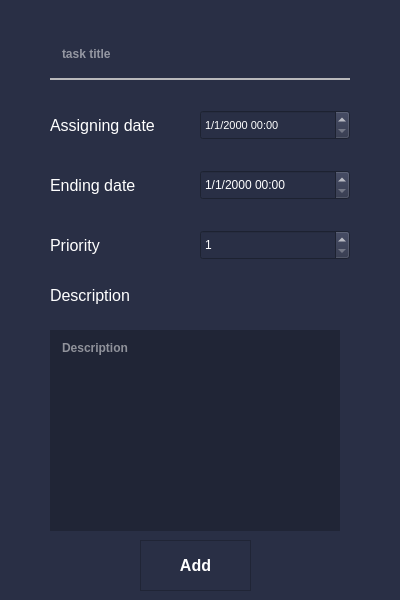
<?xml version="1.0" encoding="UTF-8"?>
<ui version="4.0">
 <class>AddTask</class>
 <widget class="QWidget" name="AddTask">
  <property name="windowModality">
   <enum>Qt::WindowModal</enum>
  </property>
  <property name="geometry">
   <rect>
    <x>0</x>
    <y>0</y>
    <width>400</width>
    <height>600</height>
   </rect>
  </property>
  <property name="windowTitle">
   <string>AddTask</string>
  </property>
  <property name="styleSheet">
   <string notr="true">/*Copyright (c) DevSec Studio. All rights reserved.

MIT License

Permission is hereby granted, free of charge, to any person obtaining a copy
of this software and associated documentation files (the &quot;Software&quot;), to deal
in the Software without restriction, including without limitation the rights
to use, copy, modify, merge, publish, distribute, sublicense, and/or sell
copies of the Software, and to permit persons to whom the Software is
furnished to do so, subject to the following conditions:

The above copyright notice and this permission notice shall be included in all
copies or substantial portions of the Software.

THE SOFTWARE IS PROVIDED *AS IS*, WITHOUT WARRANTY OF ANY KIND, EXPRESS OR
IMPLIED, INCLUDING BUT NOT LIMITED TO THE WARRANTIES OF MERCHANTABILITY,
FITNESS FOR A PARTICULAR PURPOSE AND NONINFRINGEMENT. IN NO EVENT SHALL THE
AUTHORS OR COPYRIGHT HOLDERS BE LIABLE FOR ANY CLAIM, DAMAGES OR OTHER
LIABILITY, WHETHER IN AN ACTION OF CONTRACT, TORT OR OTHERWISE, ARISING FROM,
OUT OF OR IN CONNECTION WITH THE SOFTWARE OR THE USE OR OTHER DEALINGS IN THE SOFTWARE.
*/

/*-----QWidget-----*/
QWidget
{
	background-color: #292f45;
	color: #fff;
	border-color: #000000;

}


/*-----QLabel-----*/
QLabel
{
	background-color: #292f45;
	color: #fff;
	border-color: #000000;

}


/*-----QPushButton-----*/
QPushButton
{
	font-weight: bold;
	border-style: solid;
	border-width: 1px;
	border-color: #3D5AFA;
	padding: 10px;

}


QPushButton::hover
{
	

}


QPushButton::pressed
{
	background-color: rgb(32, 37, 54);
	color: #fff;

}


/*-----QToolButton-----*/
QToolButton
{
	background-color: #292f45;
	color: #000000;
	border-style: solid;
	border-color: #000000;

}


QToolButton::hover
{
	background-color: #fc7c11;
	color: #000000;
	padding: 2px;
	border-radius: 15px;
	border-color: #fc7c11;

}


QToolButton::pressed
{
	background-color: #fc7c11;
	color: #000000;
	border-style: solid;
	border-width: 2px;

}


/*-----QLineEdit-----*/
QLineEdit{
	background-color: #292f45;
	color: #fff;
	font-weight: bold;
	border-style: solid;
	border-width: 2px;
	border-top: 0px;
	border-left: 0px;
	border-right: 0px;
	border-color: #b9b9bb;
	padding: 10px;

}


/*-----QCheckBox-----*/
QCheckBox
{
	background-color: transparent;
	color: #b9b9bb;
	font-weight: bold;

}


QCheckBox::indicator
{
    color: #b1b1b1;
    background-color: #00111d;
    border: 1px solid #f0742f;
    width: 12px;
    height: 12px;

}


QCheckBox::indicator:checked
{
    image:url(&quot;./ressources/check.png&quot;); /*To replace*/
	background-color: #1f2b2b;
    border: 1px solid #f0742f;

}


QCheckBox::indicator:unchecked:hover
{
    border: 1px solid #f0742f;

}


QCheckBox::disabled
{
	color: #656565;

}


QCheckBox::indicator:disabled
{
	background-color: #656565;
	color: #656565;
    border: 1px solid #656565;

}
</string>
  </property>
  <widget class="QLineEdit" name="title">
   <property name="geometry">
    <rect>
     <x>50</x>
     <y>30</y>
     <width>300</width>
     <height>50</height>
    </rect>
   </property>
   <property name="styleSheet">
    <string notr="true"/>
   </property>
   <property name="placeholderText">
    <string>task title</string>
   </property>
  </widget>
  <widget class="QDateTimeEdit" name="deadline">
   <property name="geometry">
    <rect>
     <x>200</x>
     <y>170</y>
     <width>150</width>
     <height>30</height>
    </rect>
   </property>
   <property name="displayFormat">
    <string>d/M/yyyy HH:mm</string>
   </property>
  </widget>
  <widget class="QLabel" name="label_5">
   <property name="geometry">
    <rect>
     <x>50</x>
     <y>170</y>
     <width>121</width>
     <height>31</height>
    </rect>
   </property>
   <property name="font">
    <font>
     <pointsize>12</pointsize>
    </font>
   </property>
   <property name="text">
    <string>Ending date</string>
   </property>
  </widget>
  <widget class="QLineEdit" name="description">
   <property name="geometry">
    <rect>
     <x>50</x>
     <y>330</y>
     <width>290</width>
     <height>201</height>
    </rect>
   </property>
   <property name="styleSheet">
    <string notr="true">border: none;
background-color: rgb(32, 37, 54)</string>
   </property>
   <property name="alignment">
    <set>Qt::AlignLeading|Qt::AlignLeft|Qt::AlignTop</set>
   </property>
   <property name="placeholderText">
    <string>Description</string>
   </property>
  </widget>
  <widget class="QLabel" name="label_6">
   <property name="geometry">
    <rect>
     <x>50</x>
     <y>230</y>
     <width>71</width>
     <height>31</height>
    </rect>
   </property>
   <property name="font">
    <font>
     <pointsize>12</pointsize>
    </font>
   </property>
   <property name="text">
    <string>Priority</string>
   </property>
  </widget>
  <widget class="QSpinBox" name="priority">
   <property name="geometry">
    <rect>
     <x>200</x>
     <y>230</y>
     <width>150</width>
     <height>30</height>
    </rect>
   </property>
   <property name="minimum">
    <number>1</number>
   </property>
   <property name="maximum">
    <number>10</number>
   </property>
  </widget>
  <widget class="QLabel" name="label_4">
   <property name="geometry">
    <rect>
     <x>50</x>
     <y>110</y>
     <width>131</width>
     <height>31</height>
    </rect>
   </property>
   <property name="font">
    <font>
     <pointsize>12</pointsize>
    </font>
   </property>
   <property name="text">
    <string>Assigning date</string>
   </property>
  </widget>
  <widget class="QDateTimeEdit" name="assigningDate">
   <property name="geometry">
    <rect>
     <x>200</x>
     <y>110</y>
     <width>150</width>
     <height>30</height>
    </rect>
   </property>
   <property name="font">
    <font>
     <pointsize>8</pointsize>
    </font>
   </property>
   <property name="displayFormat">
    <string>d/M/yyyy HH:mm</string>
   </property>
  </widget>
  <widget class="QLabel" name="label_7">
   <property name="geometry">
    <rect>
     <x>50</x>
     <y>280</y>
     <width>111</width>
     <height>31</height>
    </rect>
   </property>
   <property name="font">
    <font>
     <pointsize>12</pointsize>
    </font>
   </property>
   <property name="text">
    <string>Description</string>
   </property>
  </widget>
  <widget class="QPushButton" name="addTask_btn">
   <property name="geometry">
    <rect>
     <x>140</x>
     <y>540</y>
     <width>111</width>
     <height>51</height>
    </rect>
   </property>
   <property name="font">
    <font>
     <pointsize>12</pointsize>
     <weight>75</weight>
     <bold>true</bold>
    </font>
   </property>
   <property name="layoutDirection">
    <enum>Qt::RightToLeft</enum>
   </property>
   <property name="styleSheet">
    <string notr="true">border-color: rgb(32, 37, 54)</string>
   </property>
   <property name="text">
    <string>Add</string>
   </property>
   <property name="icon">
    <iconset>
     <normaloff>res/add-button.png</normaloff>res/add-button.png</iconset>
   </property>
   <property name="iconSize">
    <size>
     <width>32</width>
     <height>32</height>
    </size>
   </property>
  </widget>
 </widget>
 <layoutdefault spacing="6" margin="11"/>
 <resources/>
 <connections/>
</ui>
